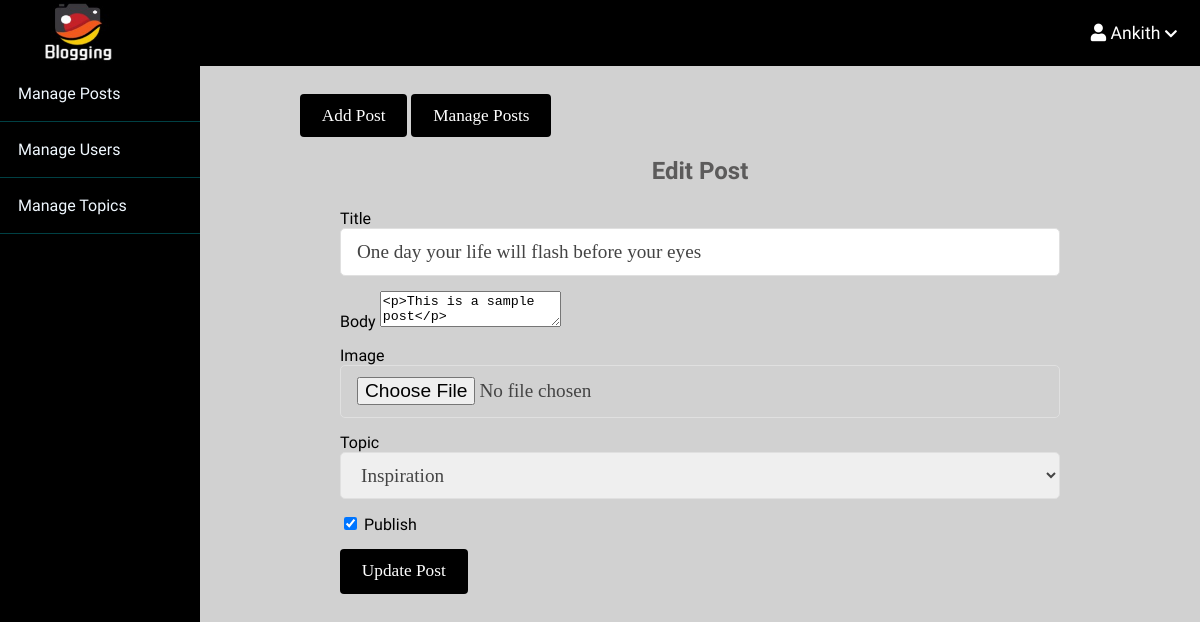
Screenshot of /admin/posts/edit.php?id=13 (signed in) with the database file from the repository.
### tables this page shows
CREATE TABLE `posts` (
  `id` int(11) NOT NULL,
  `user_id` int(11) NOT NULL,
  `topic_id` int(11) DEFAULT NULL,
  `title` varchar(255) NOT NULL,
  `image` varchar(255) NOT NULL,
  `body` text NOT NULL,
  `published` tinyint(4) NOT NULL,
  `created_at` datetime NOT NULL DEFAULT current_timestamp()
);

### app/database/db.php (called while the page is built, shortened)
<?php
require('connect.php');
function executeQuery($sql, $data)
{
    global $conn;
    $stmt = $conn->prepare($sql);
    $values = array_values($data);
    $types = str_repeat('s', count($values));
    $stmt->bind_param($types, ...$values);
    $stmt->execute();
    return $stmt;
}
function selectAll($table, $conditions = [])
{
    global $conn;
    $sql = "SELECT * FROM $table";
    if (empty($conditions)) {
        $stmt = $conn->prepare($sql);
        $stmt->execute();
        $records = $stmt->get_result()->fetch_all(MYSQLI_ASSOC);
        return $records;
    }
}
function selectOne($table, $conditions)
{
    $sql = "SELECT * FROM $table";
    $i = 0;
    foreach ($conditions as $key => $value) {
        if ($i === 0) {
            $sql = $sql . " WHERE $key=?";
        } else {
            $sql = $sql . " AND $key=?";
        }
        $i++;
    }
    $sql = $sql . " LIMIT 1";
    $stmt = executeQuery($sql, $conditions);
    $records = $stmt->get_result()->fetch_assoc();
    return $records;
}

### app/controllers/posts.php (called while the page is built, shortened)
<?php
include(ROOT_PATH . "/app/database/db.php");
$table = 'posts';
$topics = selectAll('topics');
if (isset($_GET['id'])) {
    $post = selectOne($table, ['id' => $_GET['id']]);
    $title = $post['title'];
    $body = $post['body'];
    $topic_id = $post['topic_id'];
}

### admin/posts/edit.php (the view, shortened to what this page needs)
<?php include(ROOT_PATH . "/app/controllers/posts.php");
?>
<!DOCTYPE html>
<html lang="en">
    <head>
        <link rel="stylesheet"
            href="https://use.fontawesome.com/releases/v5.7.2/css/all.css"
>
        <link rel="stylesheet" href="../../assets/css/style.css">
        <link rel="stylesheet" href="../../assets/css/admin.css">
    </head>
    <body>
    <?php include(ROOT_PATH . "/app/includes/adminHeader.php"); ?>
        <div class="admin-wrapper">
        <?php include(ROOT_PATH . "/app/includes/adminSidebar.php"); ?>
            <div class="admin-content">
                <div class="button-group">
                    <a href="create.php" class="btn btn-big">Add Post</a>
                    <a href="index.php" class="btn btn-big">Manage Posts</a>
                </div>
                <div class="content">
                    <h2 class="page-title">Edit Post</h2>
                    <form action="edit.php" method="post" enctype="multipart/form-data">
                        <div>
                            <label>Title</label>
                            <input type="text" name="title" value="<?php echo $title ?>" class="text-input">
                        </div>
                        <div>
                            <label>Body</label>
                            <textarea name="body" id="body"><?php echo $body ?></textarea>
                        </div>
                        <div>
                            <label>Image</label>
                            <input type="file" name="image" class="text-input">
                        </div>
                        <div>
                            <label>Topic</label>
                            <select name="topic_id" class="text-input">
                                <?php foreach ($topics as $key => $topic): ?>
                                    <?php if (!empty($topic_id) && $topic_id == $topic['id'] ): ?>
                                        <option selected value="<?php echo $topic['id'] ?>"><?php echo $topic['name'] ?></option>
                                    <?php else: ?>
                                        <option value="<?php echo $topic['id'] ?>"><?php echo $topic['name'] ?></option>
                                    <?php endif; ?>
                                <?php endforeach; ?>
                            </select>
                        </div>
                        <div>
                            <?php if (empty($published) && $published == 0): ?>
                                <label>
                                    <input type="checkbox" name="published">
                                    Publish
                                </label>
                            <?php else: ?>
                                <label>
                                    <input type="checkbox" name="published" checked>
                                    Publish
                                </label>
                            <?php endif; ?>
                        </div>
                        <div>
                            <button type="submit" name="update-post" class="btn btn-big">Update Post</button>
                        </div>
                    </form>
                </div>
            </div>
        </div>
    </body>
</html>

### assets/css/style.css (style rules this page uses)
* { box-sizing: border-box }
html, body { height: 100%; padding: 0px; margin: 0px; background-color: rgb(209 209 209); font-family: 'Acme'; }
h1, h2, h3, h4, h5, h6 { font-family: 'Trade winds'; color: #5c5b5b; margin: 5px; }
a { text-decoration: none; color: inherit; }
.btn { padding: 0.5rem 1rem; background: #000000; color: white; border: 1px solid transparent; border-radius: 0.25rem; font-size: 1.08em; font-family: 'Lora', serif; }
.btn-big { padding: 0.7rem 1.3rem; line-height: 1.3rem; }
.text-input { padding: .7rem 1rem; display: block; width: 100%; border-radius: 5px; border: 1px solid #e0e0e0; outline: none; color: #444; line-height: 1.5rem; font-size: 1.2em; font-family: 'Lora', serif; }
.content { width: 90%; margin: 30px auto 30px; }

### assets/css/admin.css (style rules this page uses)
.admin-wrapper { display: flex; height: calc(100% - 66px); }
.admin-wrapper .admin-content { flex: 8; height: 100%; padding: 40px 100px 100px; overflow-y: scroll; }
.admin-content .page-title { text-align: center; margin-bottom: 1.5rem; }
form div { margin-bottom: 15px; }

### rows the page displays
posts: title "One day your life will flash before your eyes", body "<p>This is a sample post</p>"

### other values shown
$_SESSION['username'] "Ankith"
form field topic_id "Inspiration"
